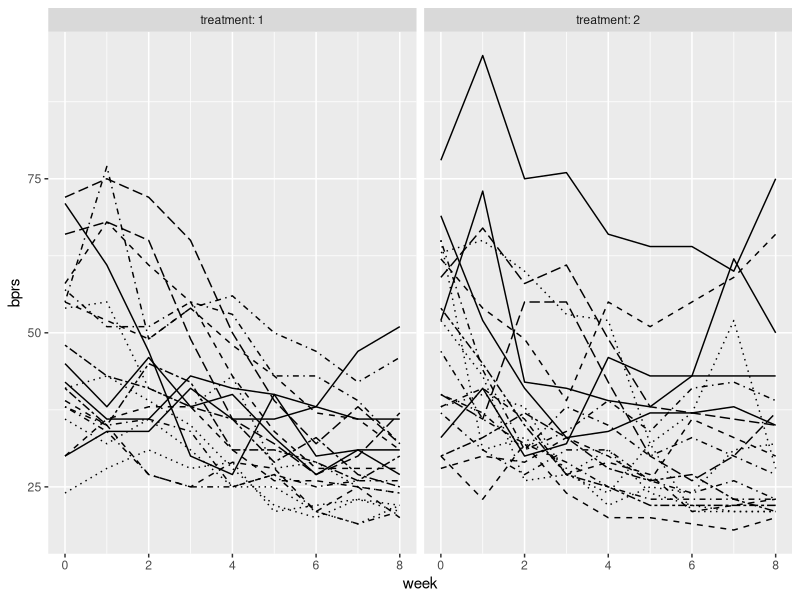
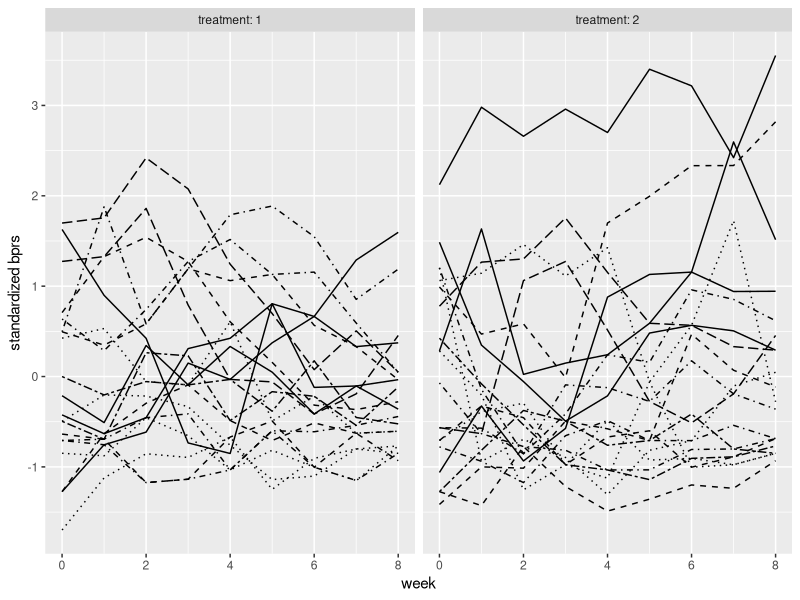
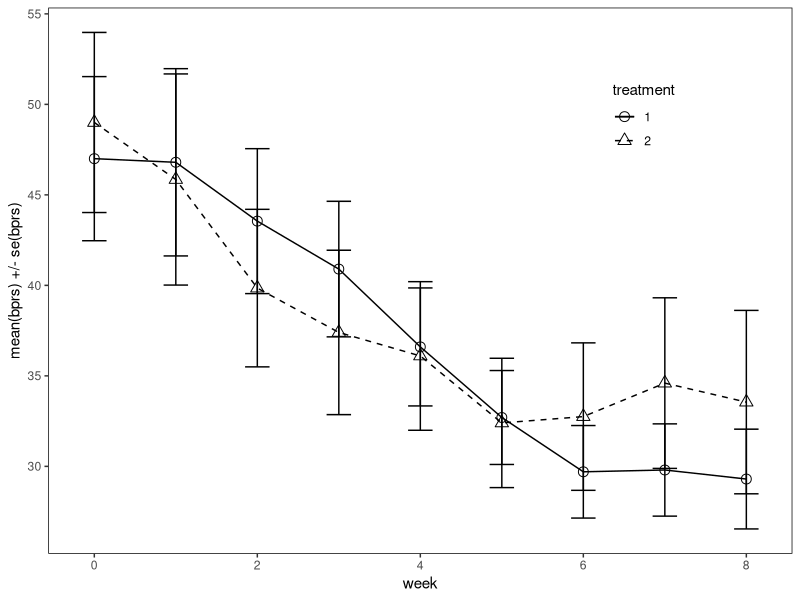
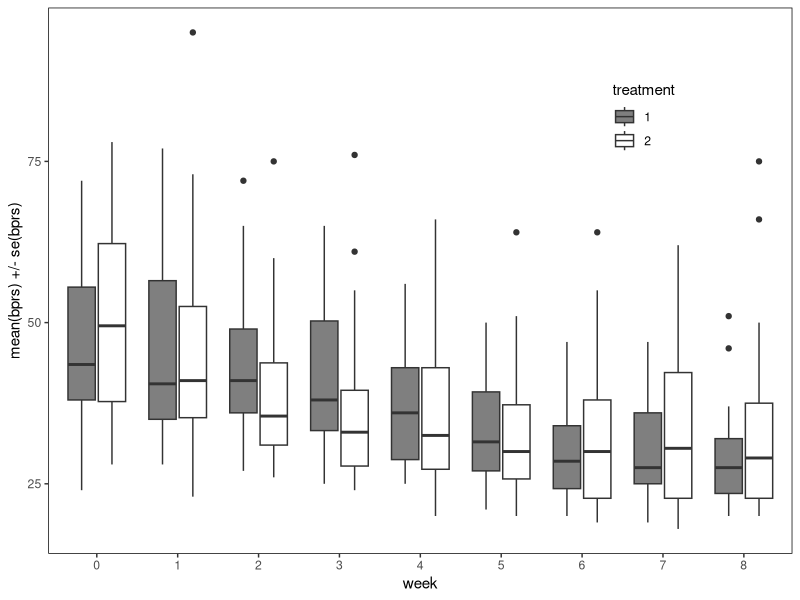
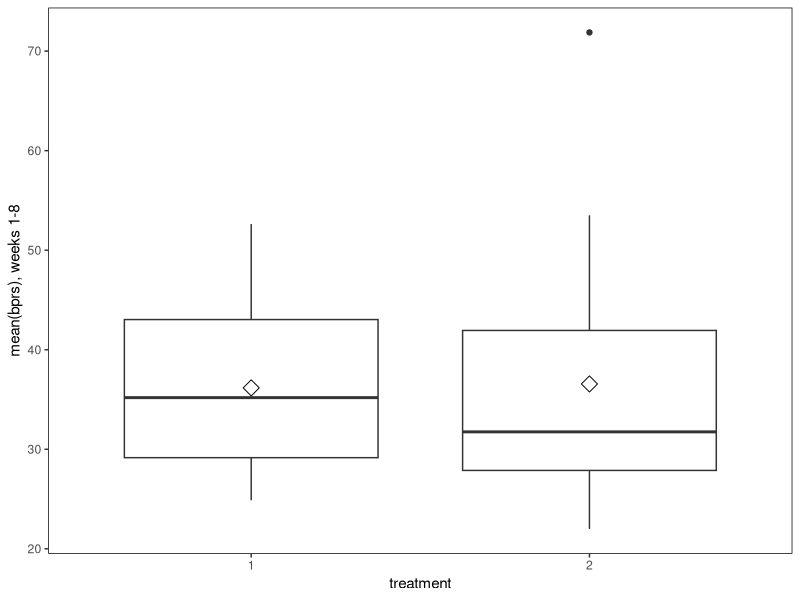
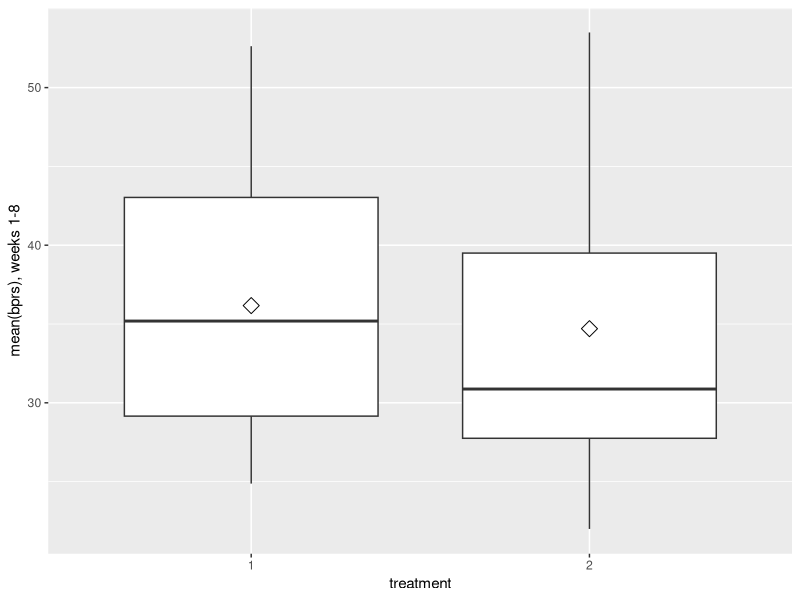

Here is the R script that generated these plots, in order:
## ---- chunk 1
library(tidyverse)
BPRSL <- read.table("data/BPRSL.txt", header = TRUE)
BPRSL$treatment <- as.factor(BPRSL$treatment)
BPRSL$subject <- as.factor(BPRSL$subject)
glimpse(BPRSL)
## ---- chunk 2
ggplot(BPRSL, aes(x = week, y = bprs, linetype = subject)) +
  geom_line() +
  scale_linetype_manual(values = rep(1:10, times=4)) +
  facet_grid(. ~ treatment, labeller = label_both) +
  theme(legend.position = "none") + 
  scale_y_continuous(limits = c(min(BPRSL$bprs), max(BPRSL$bprs)))
## ---- chunk 3
BPRSL <- BPRSL %>%
  group_by(week) %>%
  mutate(stdbprs = (bprs-mean(bprs))/sd(bprs)) %>%
  ungroup()

ggplot(BPRSL, aes(x = week, y = stdbprs, linetype = subject)) +
  geom_line() +
  scale_linetype_manual(values = rep(1:10, times=4)) +
  facet_grid(. ~ treatment, labeller = label_both) +
  theme(legend.position = "none") + 
  scale_y_continuous(limits = c(min(BPRSL$stdbprs), max(BPRSL$stdbprs)), name = "standardized bprs")
## ---- chunk 4
n <- BPRSL$week %>% unique() %>% length()
BPRS_trmt <- BPRSL %>% group_by(treatment, week) %>% summarize(mean = mean(bprs), se = sd(bprs)/sqrt(n))
glimpse(BPRS_trmt)

ggplot(BPRS_trmt, aes(x=week, y=mean, linetype = treatment, shape = treatment)) + 
  geom_line() +
  scale_linetype_manual(values = c(1,2)) +
  geom_point(size=3) +
  scale_shape_manual(values = c(1,2)) +
  geom_errorbar(aes(ymin=mean-se, ymax=mean+se, linetype="1"), width=0.3) +
  theme(legend.position = c(0.8,0.8), panel.grid = element_blank(), panel.background = element_blank(), panel.border = element_rect(fill = FALSE)) +
  scale_y_continuous(name = "mean(bprs) +/- se(bprs)") 



ggplot(BPRSL, aes(x= as.factor(week), y=bprs, fill=treatment)) +
  geom_boxplot() +
  theme(legend.position = c(0.8,0.8), panel.grid = element_blank(), panel.background = element_blank(), panel.border = element_rect(fill = FALSE)) +
  scale_y_continuous(name = "mean(bprs) +/- se(bprs)") + scale_x_discrete(name = "week") + 
  scale_fill_manual(values=c("grey50", "white"))
## ---- chunk 5
BPRSL8 <- BPRSL %>% 
  filter(week > 0) %>%
  group_by(treatment, subject) %>%
  summarize(mean = mean(bprs)) %>%
  ungroup()

ggplot(BPRSL8, aes(x=treatment, y=mean)) + 
  geom_boxplot() + 
  stat_summary(fun.y = "mean", geom = "point", shape=23, size=4, fill = "white") + 
  theme(legend.position = c(0.8,0.8), panel.grid = element_blank(), panel.background = element_blank(), panel.border = element_rect(fill = FALSE)) +
  scale_y_continuous(name = "mean(bprs), weeks 1-8")
## ---- chunk 6
BPRSL8S1 <- filter(BPRSL8, mean<60)
ggplot(BPRSL8S1, aes(x = treatment, y = mean)) +
  geom_boxplot() +
  stat_summary(fun.y = "mean", geom = "point", shape=23, size=4, fill = "white") +
  scale_y_continuous(name = "mean(bprs), weeks 1-8")
